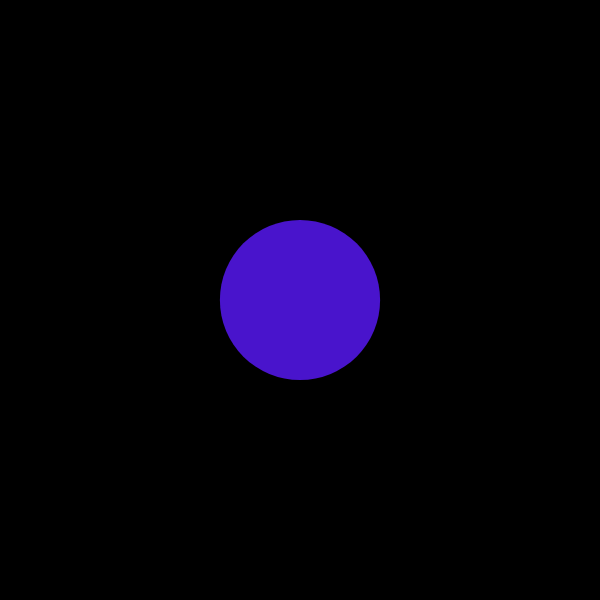
Frame 1 (no input)
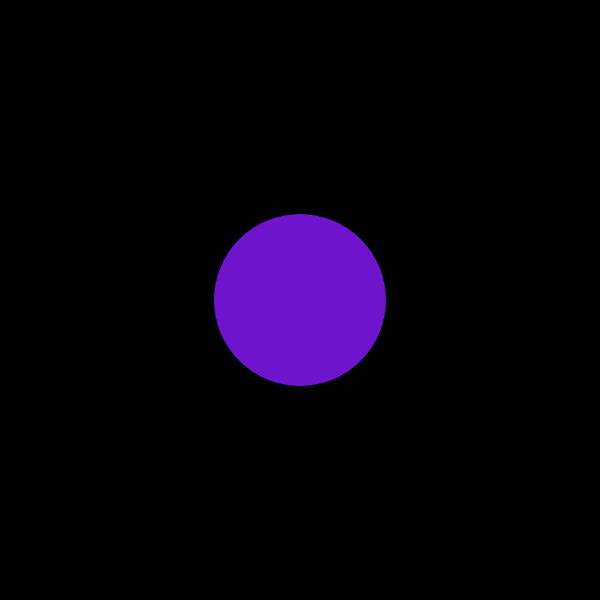
Frame 60 (no input)
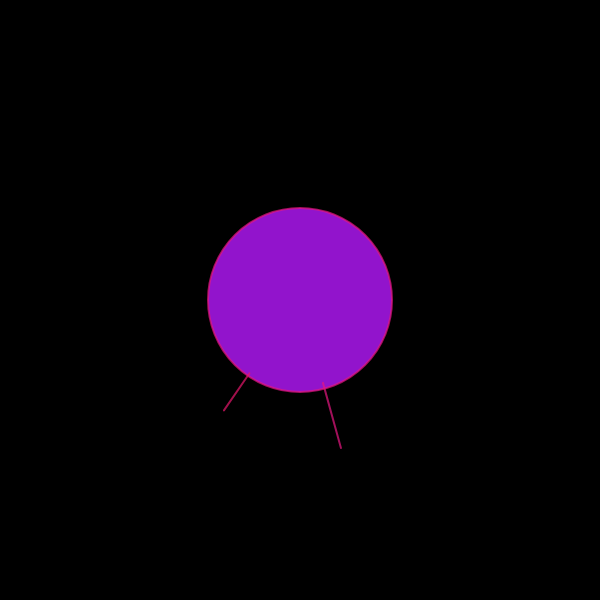
Frame 120 (the mouse pressed at the canvas centre since frame 60)

The p5.js sketch that drew these frames (run headless with seeded random() and noise() and a simulated clock; from frame 60 on, the mouse is pressed at the canvas centre):

// p5.js sketch
// ── sketch.js
let cells = [];
let filaments = [];

function setup() {
  createCanvas(600, 600);
  colorMode(HSB, 360, 100, 100, 1);
  noStroke();
  // Start with one parent cell
  cells.push({
    x: width / 2,
    y: height / 2,
    radius: 80,
    hue: random(360),
    saturation: 90,
    brightness: 80,
    alpha: 1,
    growing: true,
    growthRate: 0.1,
    phase: 0 // 0: normal, 1: condensing, 2: dividing
  });
}

function draw() {
  background(0, 0, 0, 1);

  // Update and display cells
  for (let i = cells.length - 1; i >= 0; i--) {
    let cell = cells[i];
    updateCell(cell);
    displayCell(cell);

    // Remove dead cells
    if (cell.radius < 5) {
      cells.splice(i, 1);
    }
  }

  // Update and display filaments
  for (let i = filaments.length - 1; i >= 0; i--) {
    let filament = filaments[i];
    updateFilament(filament);
    displayFilament(filament);

    if (filament.life <= 0) {
      filaments.splice(i, 1);
    }
  }

  // Occasionally add new filaments or split cells
  if (frameCount % 60 === 0 && cells.length > 0) {
    let cell = cells[0];
    if (cell.phase === 0 && cell.radius > 50) {
      cell.phase = 1;
    } else if (cell.phase === 1 && cell.radius < 30) {
      cell.phase = 2;
      splitCell(cell);
    }
  }

  // Add new filaments occasionally
  if (frameCount % 30 === 0 && cells.length > 0) {
    let cell = cells[0];
    if (cell.phase === 1) {
      addFilament(cell);
    }
  }
}

function updateCell(cell) {
  if (cell.growing) {
    cell.radius += cell.growthRate;
    if (cell.radius > 100) {
      cell.growing = false;
    }
  }

  // Change color slowly
  cell.hue = (cell.hue + 0.2) % 360;
}

function displayCell(cell) {
  fill(cell.hue, cell.saturation, cell.brightness, cell.alpha);
  ellipse(cell.x, cell.y, cell.radius * 2, cell.radius * 2);
}

function addFilament(cell) {
  let angle = random(TWO_PI);
  let startX = cell.x + cos(angle) * cell.radius;
  let startY = cell.y + sin(angle) * cell.radius;

  filaments.push({
    x: startX,
    y: startY,
    angle: angle,
    speed: 1.5,
    length: 0,
    maxLength: random(30, 80),
    hue: (cell.hue + 60) % 360,
    life: 100
  });
}

function updateFilament(filament) {
  filament.length += filament.speed;
  filament.life--;
  if (filament.length > filament.maxLength) {
    filament.length = filament.maxLength;
  }
}

function displayFilament(filament) {
  let endX = filament.x + cos(filament.angle) * filament.length;
  let endY = filament.y + sin(filament.angle) * filament.length;

  stroke(filament.hue, 90, 90, 0.7);
  strokeWeight(2);
  line(filament.x, filament.y, endX, endY);
}

function splitCell(parentCell) {
  // Create two daughter cells
  for (let i = 0; i < 2; i++) {
    let angle = random(TWO_PI);
    let distance = parentCell.radius * 0.8;
    let newX = parentCell.x + cos(angle) * distance;
    let newY = parentCell.y + sin(angle) * distance;

    cells.push({
      x: newX,
      y: newY,
      radius: parentCell.radius / 2,
      hue: (parentCell.hue + random(-30, 30)) % 360,
      saturation: parentCell.saturation,
      brightness: parentCell.brightness,
      alpha: 1,
      growing: true,
      growthRate: random(0.05, 0.1),
      phase: 0
    });
  }

  // Reset parent cell
  parentCell.radius = 0;
}
